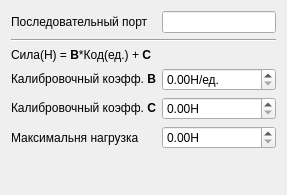
<ui version="4.0" >
 <class>Form</class>
 <widget class="QWidget" name="Form" >
  <property name="geometry" >
   <rect>
    <x>0</x>
    <y>0</y>
    <width>287</width>
    <height>195</height>
   </rect>
  </property>
  <property name="windowTitle" >
   <string>Form</string>
  </property>
  <layout class="QGridLayout" >
   <item row="0" column="0" >
    <widget class="QLabel" name="label" >
     <property name="text" >
      <string>Последовательный порт</string>
     </property>
    </widget>
   </item>
   <item row="0" column="1" >
    <widget class="QLineEdit" name="lineEdit" />
   </item>
   <item row="1" column="0" colspan="2" >
    <widget class="Line" name="line" >
     <property name="orientation" >
      <enum>Qt::Horizontal</enum>
     </property>
    </widget>
   </item>
   <item row="2" column="0" >
    <widget class="QLabel" name="label_5" >
     <property name="text" >
      <string>Сила(Н) = &lt;b>B&lt;/b>*Код(ед.) + &lt;b>C&lt;/b></string>
     </property>
    </widget>
   </item>
   <item row="3" column="0" >
    <widget class="QLabel" name="label_2" >
     <property name="text" >
      <string>Калибровочный коэфф. &lt;b>B</string>
     </property>
    </widget>
   </item>
   <item row="3" column="1" >
    <widget class="QDoubleSpinBox" name="doubleSpinBox" >
     <property name="suffix" >
      <string>Н/ед.</string>
     </property>
    </widget>
   </item>
   <item row="4" column="0" >
    <widget class="QLabel" name="label_3" >
     <property name="text" >
      <string>Калибровочный коэфф. &lt;b>C</string>
     </property>
    </widget>
   </item>
   <item row="4" column="1" >
    <widget class="QDoubleSpinBox" name="doubleSpinBox_2" >
     <property name="suffix" >
      <string>Н</string>
     </property>
    </widget>
   </item>
   <item row="5" column="0" >
    <widget class="QLabel" name="label_4" >
     <property name="text" >
      <string>Максимальня нагрузка</string>
     </property>
    </widget>
   </item>
   <item row="5" column="1" >
    <widget class="QDoubleSpinBox" name="doubleSpinBox_3" >
     <property name="suffix" >
      <string>Н</string>
     </property>
    </widget>
   </item>
   <item row="6" column="1" >
    <spacer>
     <property name="orientation" >
      <enum>Qt::Vertical</enum>
     </property>
     <property name="sizeHint" stdset="0" >
      <size>
       <width>20</width>
       <height>40</height>
      </size>
     </property>
    </spacer>
   </item>
  </layout>
 </widget>
 <resources/>
 <connections/>
</ui>
